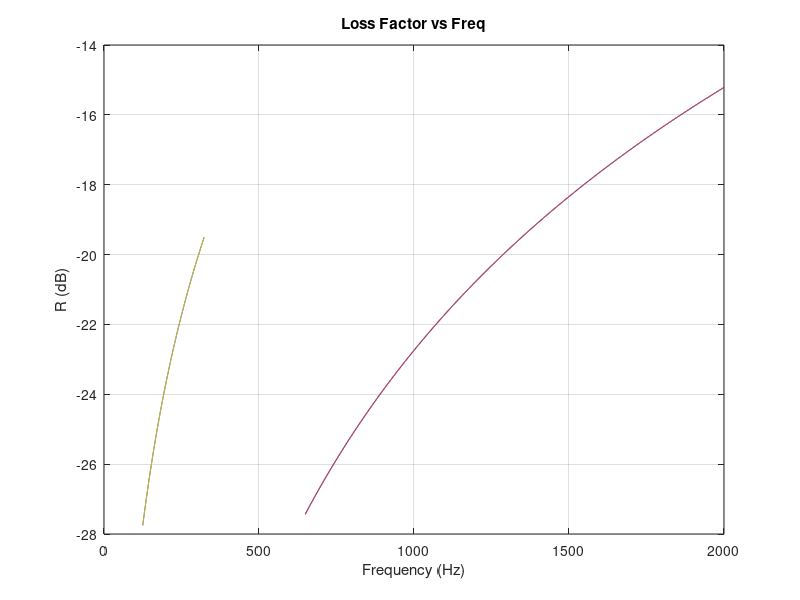

Source code (MATLAB):
%Homework 6 
fcr1 = 323;
fcr2 = 649;
f1 = 125:1:fcr1;
f2 = fcr2:1:2000;
f=125:1:2000;
m1 = 30.5;
rho = 600;
c = 345;
w1 = 2*pi*f1;
w2 = 2*pi*f2;

h = 0.0127;
cl = 3873;
n = 1e-2;

fcr = 323;

R1 = 20*log10((m1 * w1)/(2*rho*c)) - 3;
R2 = 20*log10((m1*w2)/(2*rho*c))+5*log10(f2/fcr2)+10*log10(2*n);

plot(f1,R1);
title('Loss Factor vs Freq')
xlabel('Frequency (Hz)')
ylabel('R (dB)')
grid on
hold on
plot(f2,R2)

m2 = 30.5;
rho0 = 1.21;
d = 0.05;
w0 = (rho0*c*c/d)/m2;

Rnew1 = R1 + 10*log10(1-((w1.*w1)/(w0*w0))).^2;
Rnew2 = R2 + 10*log10(1-((w2.*w2)/(w0*w0))).^2;
hold on
plot(f1,Rnew1)
plot(f2,Rnew2)
